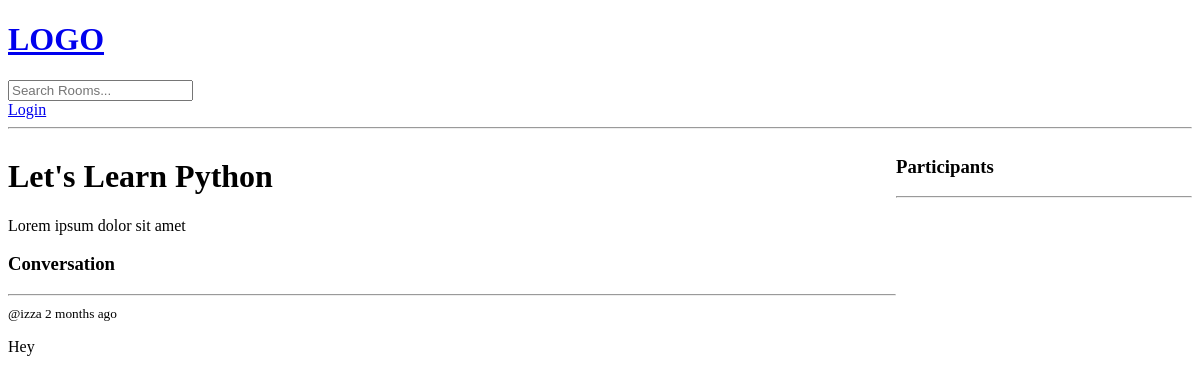
Page /room/1 on the earlier database version.
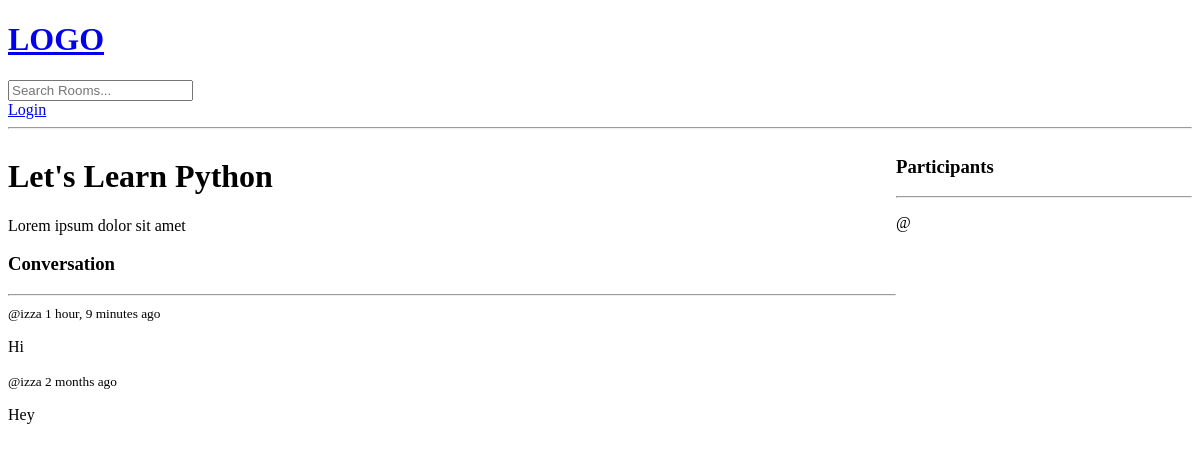
Same page on the later database version.
### base/models.py (models this page shows, shortened)
class Message(models.Model):
    user = models.ForeignKey(User, on_delete=models.CASCADE)
    room = models.ForeignKey(Room, on_delete=models.CASCADE)
    body = models.TextField()
    created = models.DateTimeField(auto_now_add=True)
    updated = models.DateTimeField(auto_now=True)

### base/views.py (the view, shortened to what this page needs)
# urls.py: path("room/<str:pk>", views.room, name="room"),
def room(request, pk):
    room = Room.objects.get(id=pk)
    room_messages = room.message_set.all().order_by("-created")
    participants = room.participants.all()
    context = {"room": room, "room_messages": room_messages, "participants": participants}
    return render(request, "base/room.html", context)

### templates/base/room.html (shortened to what this page needs)
{% extends "main.html" %}
{% block content %}
<div class="room-container">
    <div>
        <h1>{{ room.name }}</h1>
        <p>{{ room.description }}</p>
        <div class="comment-wrapper">
            <h3>Conversation</h3>
            <hr>
            {% for message in room_messages %}
                <div>
                    <small>@{{ message.user }} {{ message.created|timesince }} ago</small>
                    <p>{{ message.body }}</p>
                </div>
            {% endfor %}
        </div>
    </div>
    <div>
        <h3>Participants</h3>
        <hr>
        {% for participant in participants %}
            <div>
                <p>@{{ user.username }}</p>
            </div>
        {% endfor %}
    </div>
</div>
{% endblock content %}

Differences in the rows shown:
added Message: user "izza", created "1 hour, 9 minutes", body "Hi"
